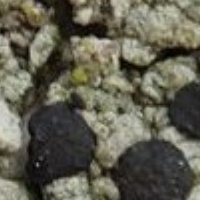
#> input picture Siamese_network/patches/train/Amandinea_punctata/Amandinea_punctata_texture01_crop_ 12.jpg, 200 x 200 px, found by its file name; its folder holds only this picture in this run
$ jupyter execute --allow-errors SN.ipynb   (shell and % lines are left out)
#> lines starting #> are read from the running program, lines starting #| are printed output that depends on the picture
[cell 1]
import os
from google.colab import drive

drive.mount('/content/drive')
os.chdir('/content/drive/My Drive/Image_similarity')


os.listdir()


import torch.optim as optim
import matplotlib.pyplot as plt
import numpy as np
import os
import pandas as pd
from keras.preprocessing.image import ImageDataGenerator
from keras.utils.np_utils import to_categorical
from sklearn.utils import shuffle
from sklearn.model_selection import train_test_split

[cell 2]
# [37 lines left out: function plot_confusion_matrix, not called in this run]
    #plt.savefig(directory +'confusion_matrix'+string+'.jpg')

# GESTIONE DEL DATASET

Gestisco il dataset

[cell 3]
lich_dic = {}
lich_name_dic = {}
for i,l in enumerate(os.listdir('../dataset/data/train')):
    lich_dic[l] = i
    lich_name_dic[i] = l
#> pass 2 of the loop `for i,l in enumerate(os.listdir('../dataset/data/train')):`:
#> pass 3 of the loop `for i,l in enumerate(os.listdir('../dataset/data/train')):`:

[cell 4]
from skimage.filters import gaussian
def create_dataset(pth, lich_dic,train = True):
#> called with pth = '../dataset/data/train', train = True
    licheni = os.listdir(pth)

    images = []
    labels = []
    for i,lich in enumerate(licheni):
        pt = os.path.join(pth, lich)
        immagini_lichene = os.listdir(pt)
        for j, im in enumerate(immagini_lichene):

            if j > 600:
                continue
            img_pth = os.path.join(pt, im)
            img = cv2.imread(img_pth)
#> img is the input picture: shape (200, 200, 3); mean B, G, R 81.7, 95.9, 97.7
            img = cv2.resize(img, (100,100))
#> img: shape (100, 100, 3)
            img = cv2.cvtColor(img, cv2.COLOR_BGR2RGB)
            images.append(img/255)
            labels.append(lich_dic[lich])
            if train == True:
                #perform data augmentation --> only rotation 80,180,270
                img90 = cv2.rotate(img, cv2.ROTATE_90_CLOCKWISE)
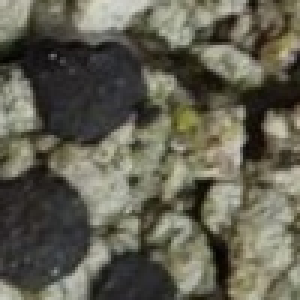
#> img90: shape (100, 100, 3) (shown 3 times larger); mean R, G, B 97.8, 96, 81.8
                img180 = cv2.rotate(img, cv2.ROTATE_180)
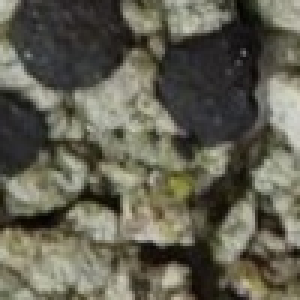
#> img180: shape (100, 100, 3) (shown 3 times larger); mean R, G, B 97.8, 96, 81.8
                img270 = cv2.rotate(img, cv2.ROTATE_90_COUNTERCLOCKWISE)
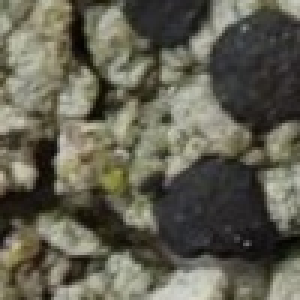
#> img270: shape (100, 100, 3) (shown 3 times larger); mean R, G, B 97.8, 96, 81.8

                images.append(img90/255)
                images.append(img180/255)
                images.append(img270/255)


                labels.append(lich_dic[lich])
                labels.append(lich_dic[lich])
                labels.append(lich_dic[lich])


                img_gauss_1 = gaussian(img,sigma = 0.5)
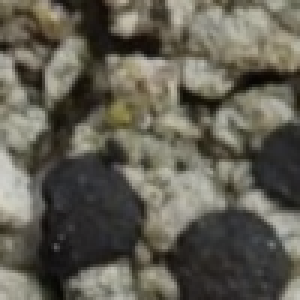
#> img_gauss_1: shape (100, 100, 3) float64 (shown 3 times larger); mean R, G, B 0.383, 0.371, 0.327
                images.append(img_gauss_1)
                labels.append(lich_dic[lich])

                #if j == 0:
                 #   print(img_gauss_1)

                img_gauss_2 = gaussian(img,sigma = 1.0)
                images.append(img_gauss_2)
                labels.append(lich_dic[lich])

                img_gauss_3 = gaussian(img,sigma = 1.5)
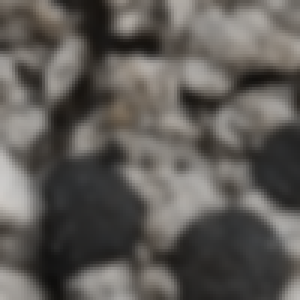
#> img_gauss_3: shape (100, 100, 3) float64 (shown 3 times larger); mean R, G, B 0.372, 0.359, 0.342
                images.append(img_gauss_3)
                labels.append(lich_dic[lich])


                img_gauss_4 = gaussian(img,sigma = 2.0)
                images.append(img_gauss_4)
                labels.append(lich_dic[lich])
#> pass 2 of the loop in create_dataset, `for i,lich in enumerate(licheni):`:
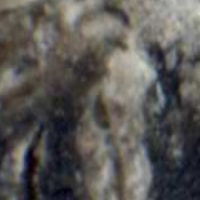
#> input picture Siamese_network/patches/train/Arthonia_radiata/Arthonia_radiata_texture01_crop_ 10.jpg, 200 x 200 px, found by its file name
#> in create_dataset, img is the input picture: shape (200, 200, 3); mean B, G, R 85.5, 88.5, 90.8
#> in create_dataset, `img270 = cv2.rotate(img, cv2.ROTATE_90_COUNTERCLOCKWISE)`:
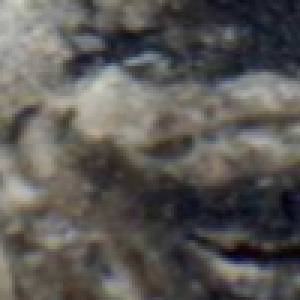
#> img270: shape (100, 100, 3) (shown 3 times larger); mean R, G, B 90.9, 88.6, 85.6
#> in create_dataset, `img_gauss_3 = gaussian(img,sigma = 1.5)`:
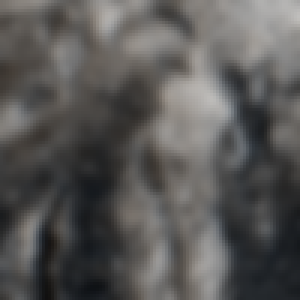
#> img_gauss_3: shape (100, 100, 3) float64 (shown 3 times larger); mean R, G, B 0.351, 0.347, 0.341
#> pass 3 of the loop in create_dataset, `for i,lich in enumerate(licheni):`:
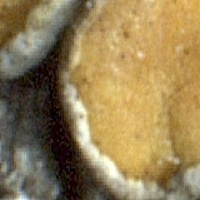
#> input picture Siamese_network/patches/train/Caloplaca_cerina/Caloplaca_cerina_texture01_crop_ 9.jpg, 200 x 200 px, found by its file name
#> in create_dataset, img is the input picture: shape (200, 200, 3); mean B, G, R 85.6, 127.6, 148.8
#> in create_dataset, `img270 = cv2.rotate(img, cv2.ROTATE_90_COUNTERCLOCKWISE)`:
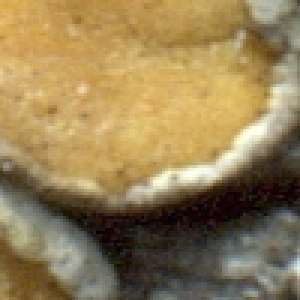
#> img270: shape (100, 100, 3) (shown 3 times larger); mean R, G, B 149, 127.8, 85.8
#> in create_dataset, `img_gauss_4 = gaussian(img,sigma = 2.0)`:
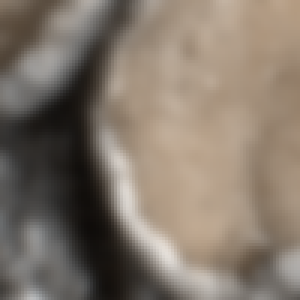
#> img_gauss_4: shape (100, 100, 3) float64 (shown 3 times larger); mean R, G, B 0.514, 0.468, 0.421


    images = np.array(images)
    labels = np.array(labels)
    images = images.reshape(-1,100,100,3).astype('float32')
    labels = labels.astype('int')

    if train == True:
        images, labels = shuffle(images, labels)
#> labels = 24 values, max 2 at index 2, min 0 at index 5, mean 1
        images = np.array(images)
        labels = np.array(labels)

    return images, labels

[cell 5]
import cv2
train_data, train_lab = create_dataset('../dataset/data/train', lich_dic,train = True)
#> train_lab has the same summary as labels in create_dataset

#> (a cell that did not finish here is left out)

#train_lab.shape

[cell 7]
train_groups = [train_data[np.where(train_lab==i)[0]] for i in np.unique(train_lab)]
#> train_groups = 3 items
#> (the rest of this cell did not finish here and is left out)

[cell 8]
total = []
#> (the rest of this cell did not finish here and is left out)

##Batch Generation
Here the idea is to make usuable batches for training the network. We need to create parallel inputs for the  A  and  B  images where the output is the distance. Here we make the naive assumption that if images are in the same group the similarity is 1 otherwise it is 0.

If we randomly selected all of the images we would likely end up with most images in different groups.

[cell 9]
def get_random_batch(in_groups,batch_halfsize = 8):
#> called with batch_halfsize = 3
    out_img_a, out_img_b, out_score, species = [], [], [], []
    all_groups = list(range(len(in_groups)))
#> all_groups = [0, 1, 2]
    for match_group in [True, False]:
        group_idx = np.random.choice(all_groups, size = batch_halfsize)
        out_img_a += [in_groups[c_idx][np.random.choice(range(in_groups[c_idx].shape[0]))] for c_idx in group_idx]
        if match_group:
            b_group_idx = group_idx
            out_score += [1]*batch_halfsize
        else:
            non_group_idx = [np.random.choice([i for i in all_groups if i!=c_idx]) for c_idx in group_idx]
            b_group_idx = non_group_idx
            out_score += [0]*batch_halfsize
        out_img_b += [in_groups[c_idx][np.random.choice(range(in_groups[c_idx].shape[0]))] for c_idx in b_group_idx]
        # add species
        for i in range(batch_halfsize):
            imageA_index = group_idx[i]
            imageB_index = b_group_idx[i]
            species.append([imageA_index, imageB_index])
#> this loop made 2 passes
#> (group_idx, b_group_idx) on pass 2: ([0, 2, 0], [2, 1, 1])
#> b_group_idx on pass 1: [1, 0, 1]
#> after the loop, out_score = [1, 1, 1, 0, 0, 0]; species = [[1, 1], [0, 0], [1, 1], [0, 2], [2, 1], [0, 1]]


    return np.stack(out_img_a,0), np.stack(out_img_b,0), np.stack(out_score,0), species

[cell 10]
pv_a, pv_b, pv_sim,labels = get_random_batch(train_groups, 3)
#> pv_sim = [1, 1, 1, 0, 0, 0]; labels = [[1, 1], [0, 0], [1, 1], [0, 2], [2, 1], [0, 1]]

[cell 11]
pv_sim[0]
#> Out = 1

[cell 12]
pv_a, pv_b, pv_sim, _ = get_random_batch(train_groups, 3)
#> the loop in get_random_batch (call 2), `for match_group in [True, False]:` made 2 passes
#> (group_idx, b_group_idx) on pass 2: ([2, 0, 2], [1, 2, 0])
#> b_group_idx on pass 1: [1, 1, 0]
fig, m_axs = plt.subplots(2, pv_a.shape[0], figsize = (14, 7))
pv_sim = list(pv_sim)
for c_a, c_b, c_d, (ax1, ax2) in zip(pv_a, pv_b, pv_sim, m_axs.T):

    ax1.imshow(c_a[:,:,:])
    ax1.set_title('Image A')
    ax1.axis('off')
    ax2.imshow(c_b[:,:,:])
    ax2.set_title('Image B\n Similarity: ' + str(c_d))
    ax2.axis('off')
#> this loop made 6 passes
#> c_d on passes 1 to 6: 1, 1, 1, 0, 0, 0
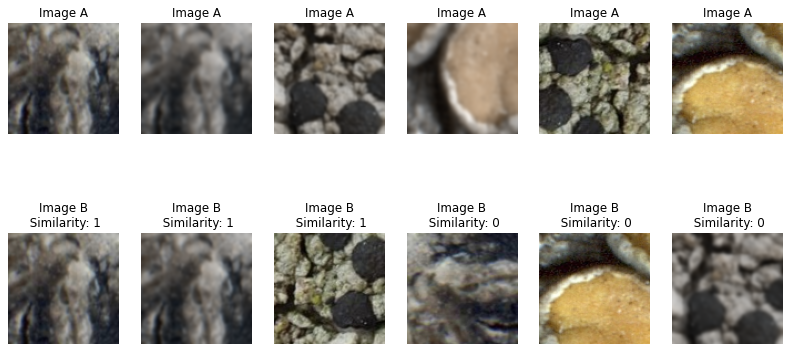
#> figure drawn by matplotlib, 12 panels
